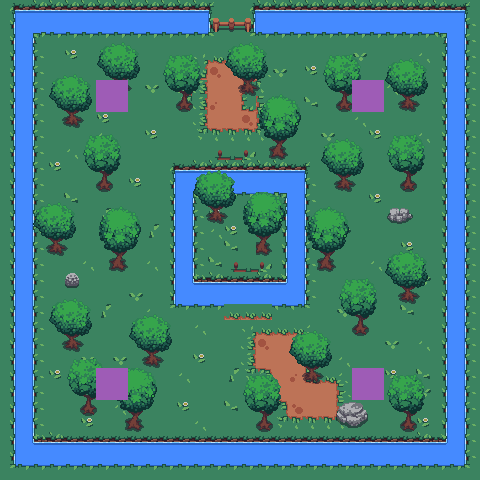

Rendered tile map (Tiled .tmx) drawn with the repository's tilesets; below, a short description and the map source with its tile grids summarised:
An orthogonal 30x30 tile map with 16x16 px tiles, 8 tile layers (Objects, Ground_2, Ground, Mini_objects, ...), 1 hidden layer not drawn.

<map version="1.10" tiledversion="1.11.2" orientation="orthogonal" renderorder="right-down" width="30" height="30" tilewidth="16" tileheight="16" infinite="0" nextlayerid="13" nextobjectid="1">
 <tileset firstgid="1" source="spr_grass_tileset.tsx" />
 <layer id="7" name="Objects" width="30" height="30">
  <data>[900 cells, 150 non-empty, 3 distinct tile ids]</data>
 </layer>
 <layer id="8" name="Ground_2" width="30" height="30">
  <data>[900 cells, 21 non-empty, 12 distinct tile ids]</data>
 </layer>
 <layer id="1" name="Ground" width="30" height="30">
  <data>[900 cells, 770 non-empty, 55 distinct tile ids]</data>
 </layer>
 <layer id="5" name="Mini_objects" width="30" height="30">
  <data>[900 cells, 15 non-empty, 15 distinct tile ids]</data>
 </layer>
 <layer id="6" name="Transparent" width="30" height="30">
  <data>[900 cells, 290 non-empty, 38 distinct tile ids]</data>
 </layer>
 <layer id="11" name="Door_closed" width="30" height="30">
  <data>[900 cells, 3 non-empty, 3 distinct tile ids]</data>
 </layer>
 <layer id="12" name="Door_open" width="30" height="30">
  <data>[900 cells, 2 non-empty, 1 distinct tile ids]</data>
 </layer>
 <layer id="10" name="Enemies_spawn" width="30" height="30" visible="0">
  <data>[900 cells, 247 non-empty, 1 distinct tile ids]</data>
 </layer>
 <layer id="9" name="Player_spawn" width="30" height="30">
  <data>[900 cells, 16 non-empty, 1 distinct tile ids]</data>
 </layer>
</map>
